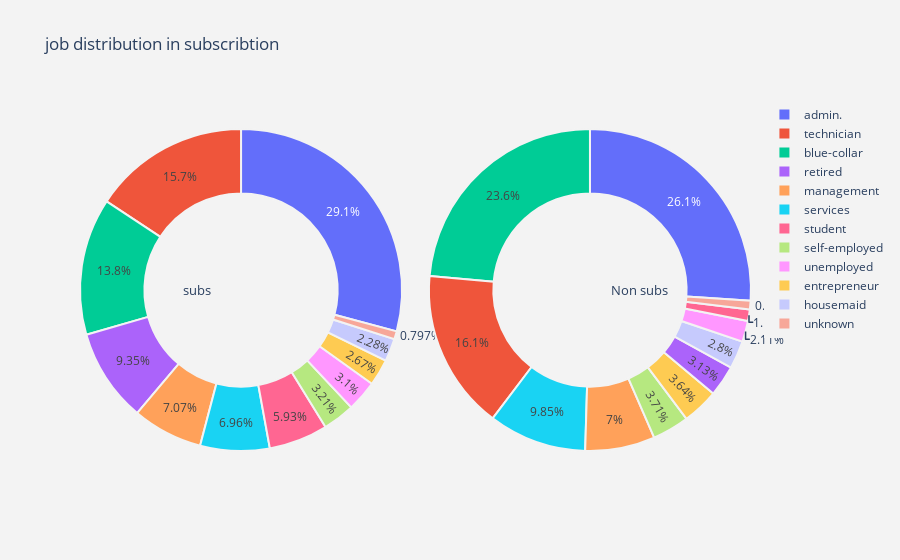
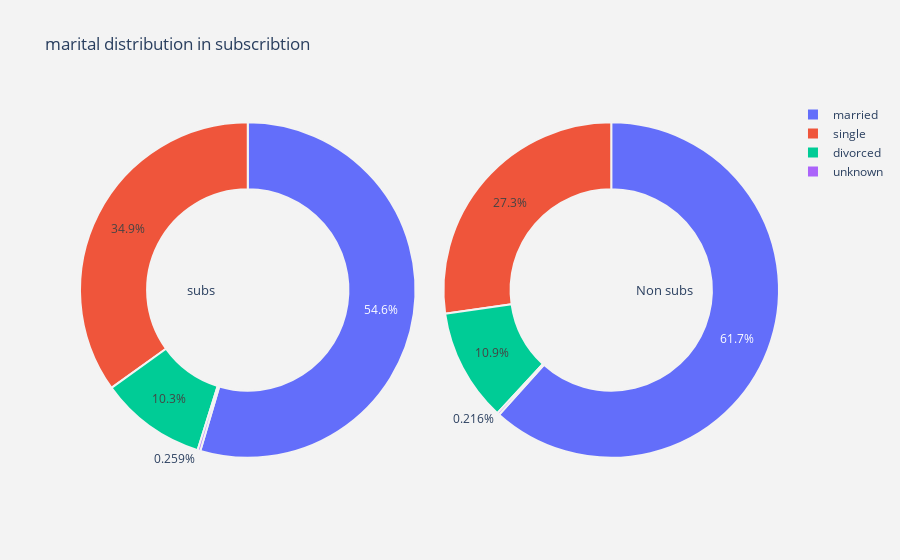
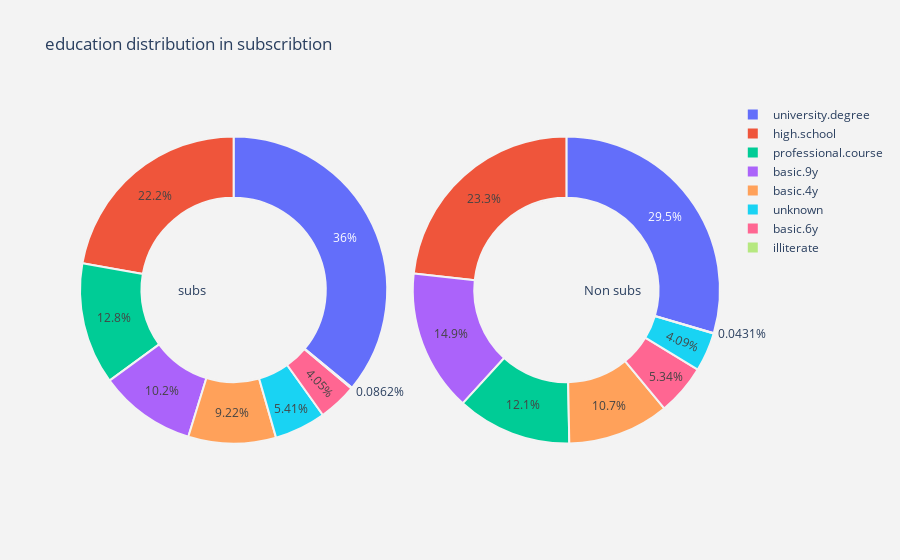
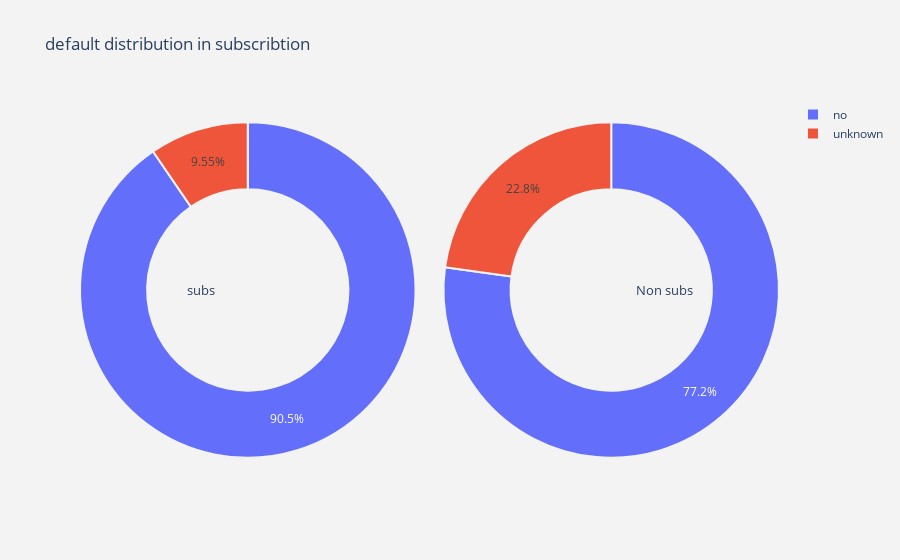

These figures' notebook cell, in order:
### Code cell
#function  for pie plot for customer attrition types
def plot_pie(column) :
    
    trace1 = go.Pie(values  = pos[column].value_counts().values.tolist(),
                    labels  = pos[column].value_counts().keys().tolist(),
                    hoverinfo = "label+percent+name",
                    domain  = dict(x = [0,.48]),
                    name    = "Subscribed",
                    marker  = dict(line = dict(width = 2,
                                               color = "rgb(243,243,243)")
                                  ),
                    hole    = .6
                   )
    trace2 = go.Pie(values  = neg[column].value_counts().values.tolist(),
                    labels  = neg[column].value_counts().keys().tolist(),
                    hoverinfo = "label+percent+name",
                    marker  = dict(line = dict(width = 2,
                                               color = "rgb(243,243,243)")
                                  ),
                    domain  = dict(x = [.52,1]),
                    hole    = .6,
                    name    = "Non subscribed" 
                   )


    layout = go.Layout(dict(title = column + " distribution in subscribtion ",
                            plot_bgcolor  = "rgb(243,243,243)",
                            paper_bgcolor = "rgb(243,243,243)",
                            annotations = [dict(text = "subs",
                                                font = dict(size = 13),
                                                showarrow = False,
                                                x = .15, y = .5),
                                           dict(text = "Non subs",
                                                font = dict(size = 13),
                                                showarrow = False,
                                                x = .88,y = .5
                                               )
                                          ]
                           )
                      )
    data = [trace1,trace2]
    fig  = go.Figure(data = data,layout = layout)
    py.iplot(fig)


#function  for histogram for customer attrition types
def histogram(column) :
    trace1 = go.Histogram(x  = pos[column],
                          histnorm= "percent",
                          name = "Subs",
                          marker = dict(line = dict(width = .5,
                                                    color = "black"
                                                    )
                                        ),
                         opacity = .9 
                         ) 
    
    trace2 = go.Histogram(x  = neg[column],
                          histnorm = "percent",
                          name = "Non subs",
                          marker = dict(line = dict(width = .5,
                                              color = "black"
                                             )
                                 ),
                          opacity = .9
                         )
    
    data = [trace1,trace2]
    layout = go.Layout(dict(title =column + " distribution in subs ",
                            plot_bgcolor  = "rgb(243,243,243)",
                            paper_bgcolor = "rgb(243,243,243)",
                            xaxis = dict(gridcolor = 'rgb(255, 255, 255)',
                                             title = column,
                                             zerolinewidth=1,
                                             ticklen=5,
                                             gridwidth=2
                                            ),
                            yaxis = dict(gridcolor = 'rgb(255, 255, 255)',
                                             title = "percent",
                                             zerolinewidth=1,
                                             ticklen=5,
                                             gridwidth=2
                                            ),
                           )
                      )
    fig  = go.Figure(data=data,layout=layout)
    
    py.iplot(fig)
    
#for all categorical columns plot pie
for i in cat_cols :
    plot_pie(i)

### Figure 1 — Plotly figure (JSON) as saved in the notebook; plotly's stock layout.template omitted (floating-point values rounded to 4 significant figures)
{"data": [{"domain": {"x": [0, 0.48]}, "hole": 0.6, "hoverinfo": "label+percent+name", "labels": ["admin.", "technician", "blue-collar", "retired", "management", "services", "student", "self-employed", "unemployed", "entrepreneur", "housemaid", "unknown"], "marker": {"line": {"color": "rgb(243,243,243)", "width": 2}}, "name": "Subscribed", "type": "pie", "values": [1352, 730, 638, 434, 328, 323, 275, 149, 144, 124, 106, 37]}, {"domain": {"x": [0.52, 1]}, "hole": 0.6, "hoverinfo": "label+percent+name", "labels": ["admin.", "blue-collar", "technician", "services", "management", "self-employed", "entrepreneur", "retired", "housemaid", "unemployed", "student", "unknown"], "marker": {"line": {"color": "rgb(243,243,243)", "width": 2}}, "name": "Non subscribed", "type": "pie", "values": [1209, 1096, 745, 457, 325, 172, 169, 145, 130, 98, 53, 41]}], "layout": {"annotations": [{"font": {"size": 13}, "showarrow": false, "text": "subs", "x": 0.15, "y": 0.5}, {"font": {"size": 13}, "showarrow": false, "text": "Non subs", "x": 0.88, "y": 0.5}], "paper_bgcolor": "rgb(243,243,243)", "plot_bgcolor": "rgb(243,243,243)", "title": {"text": "job distribution in subscribtion "}}}

### Figure 2 — Plotly figure (JSON) as saved in the notebook; plotly's stock layout.template omitted (floating-point values rounded to 4 significant figures)
{"data": [{"domain": {"x": [0, 0.48]}, "hole": 0.6, "hoverinfo": "label+percent+name", "labels": ["married", "single", "divorced", "unknown"], "marker": {"line": {"color": "rgb(243,243,243)", "width": 2}}, "name": "Subscribed", "type": "pie", "values": [2532, 1620, 476, 12]}, {"domain": {"x": [0.52, 1]}, "hole": 0.6, "hoverinfo": "label+percent+name", "labels": ["married", "single", "divorced", "unknown"], "marker": {"line": {"color": "rgb(243,243,243)", "width": 2}}, "name": "Non subscribed", "type": "pie", "values": [2861, 1265, 504, 10]}], "layout": {"annotations": [{"font": {"size": 13}, "showarrow": false, "text": "subs", "x": 0.15, "y": 0.5}, {"font": {"size": 13}, "showarrow": false, "text": "Non subs", "x": 0.88, "y": 0.5}], "paper_bgcolor": "rgb(243,243,243)", "plot_bgcolor": "rgb(243,243,243)", "title": {"text": "marital distribution in subscribtion "}}}

### Figure 3 — Plotly figure (JSON) as saved in the notebook; plotly's stock layout.template omitted (floating-point values rounded to 4 significant figures)
{"data": [{"domain": {"x": [0, 0.48]}, "hole": 0.6, "hoverinfo": "label+percent+name", "labels": ["university.degree", "high.school", "professional.course", "basic.9y", "basic.4y", "unknown", "basic.6y", "illiterate"], "marker": {"line": {"color": "rgb(243,243,243)", "width": 2}}, "name": "Subscribed", "type": "pie", "values": [1670, 1031, 595, 473, 428, 251, 188, 4]}, {"domain": {"x": [0.52, 1]}, "hole": 0.6, "hoverinfo": "label+percent+name", "labels": ["university.degree", "high.school", "basic.9y", "professional.course", "basic.4y", "basic.6y", "unknown", "illiterate"], "marker": {"line": {"color": "rgb(243,243,243)", "width": 2}}, "name": "Non subscribed", "type": "pie", "values": [1370, 1081, 692, 561, 496, 248, 190, 2]}], "layout": {"annotations": [{"font": {"size": 13}, "showarrow": false, "text": "subs", "x": 0.15, "y": 0.5}, {"font": {"size": 13}, "showarrow": false, "text": "Non subs", "x": 0.88, "y": 0.5}], "paper_bgcolor": "rgb(243,243,243)", "plot_bgcolor": "rgb(243,243,243)", "title": {"text": "education distribution in subscribtion "}}}

### Figure 4 — Plotly figure (JSON) as saved in the notebook; plotly's stock layout.template omitted (floating-point values rounded to 4 significant figures)
{"data": [{"domain": {"x": [0, 0.48]}, "hole": 0.6, "hoverinfo": "label+percent+name", "labels": ["no", "unknown"], "marker": {"line": {"color": "rgb(243,243,243)", "width": 2}}, "name": "Subscribed", "type": "pie", "values": [4197, 443]}, {"domain": {"x": [0.52, 1]}, "hole": 0.6, "hoverinfo": "label+percent+name", "labels": ["no", "unknown"], "marker": {"line": {"color": "rgb(243,243,243)", "width": 2}}, "name": "Non subscribed", "type": "pie", "values": [3580, 1060]}], "layout": {"annotations": [{"font": {"size": 13}, "showarrow": false, "text": "subs", "x": 0.15, "y": 0.5}, {"font": {"size": 13}, "showarrow": false, "text": "Non subs", "x": 0.88, "y": 0.5}], "paper_bgcolor": "rgb(243,243,243)", "plot_bgcolor": "rgb(243,243,243)", "title": {"text": "default distribution in subscribtion "}}}
